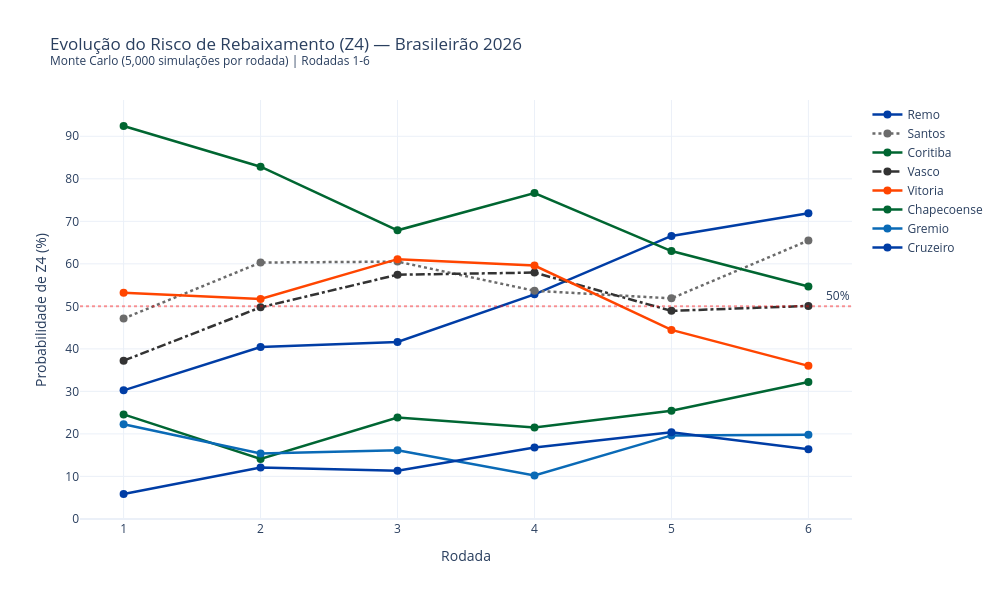

The notebook cell saved with this chart:
### Code cell
# === GRÁFICO 2: EVOLUÇÃO DO RISCO DE REBAIXAMENTO ===

top_z4 = sorted(times_2026, key=lambda t: evolucao[t]['z4'][-1], reverse=True)[:8]
top_z4 = [t for t in top_z4 if evolucao[t]['z4'][-1] > 5]

fig_z4 = go.Figure()
for time in top_z4:
    fig_z4.add_trace(go.Scatter(
        x=rodadas_simuladas,
        y=evolucao[time]['z4'],
        mode='lines+markers',
        name=time,
        line=dict(color=cores_times.get(time, '#888'), width=2.5,
                  dash=dash_times.get(time, 'solid')),
        marker=dict(size=8),
        hovertemplate=f'{time}<br>Rodada %{{x}}<br>Risco Z4: %{{y:.1f}}%<extra></extra>'
    ))

# Linha de referência 50%
fig_z4.add_hline(y=50, line_dash='dot', line_color='red', opacity=0.4,
                 annotation_text='50%')

fig_z4.update_layout(
    title=f'Evolução do Risco de Rebaixamento (Z4) — Brasileirão 2026<br>'
          f'<sup>Monte Carlo ({N_SIMULACOES:,} simulações por rodada) | Rodadas 1-{rodada_max}</sup>',
    xaxis_title='Rodada',
    yaxis_title='Probabilidade de Z4 (%)',
    template='plotly_white',
    width=1000, height=600,
    xaxis=dict(dtick=1),
    hovermode='x unified',
    legend=dict(x=1.02, y=1)
)

fig_z4.show()
path = '../charts/evolucao_z4.html'
fig_z4.write_html(path, include_plotlyjs='cdn')

# Adiciona descrição estatística
_desc = "Evolução da probabilidade de rebaixamento (Z4) por rodada via Monte Carlo, com linha de referência em 50% para identificar times em zona crítica."
with open(path) as f:
    html = f.read()
html = html.replace('<div>', f'<p style="text-align:center;color:#666;font-size:13px;font-family:sans-serif;margin:8px 0 0 0;">{_desc}</p>\n<div>', 1)
with open(path, 'w') as f:
    f.write(html)

print('Gráfico exportado: charts/evolucao_z4.html')

### Figure 1 — Plotly figure (JSON) as saved in the notebook; plotly's stock layout.template omitted (floating-point values rounded to 4 significant figures)
{"data": [{"hovertemplate": "Remo<br>Rodada %{x}<br>Risco Z4: %{y:.1f}%<extra></extra>", "line": {"color": "#003DA5", "dash": "solid", "width": 2.5}, "marker": {"size": 8}, "mode": "lines+markers", "name": "Remo", "type": "scatter", "x": [1, 2, 3, 4, 5, 6], "y": [30.24, 40.42, 41.62, 52.82, 66.56, 71.92]}, {"hovertemplate": "Santos<br>Rodada %{x}<br>Risco Z4: %{y:.1f}%<extra></extra>", "line": {"color": "#6B6B6B", "dash": "dot", "width": 2.5}, "marker": {"size": 8}, "mode": "lines+markers", "name": "Santos", "type": "scatter", "x": [1, 2, 3, 4, 5, 6], "y": [47.14, 60.3, 60.52, 53.66, 51.88, 65.48]}, {"hovertemplate": "Coritiba<br>Rodada %{x}<br>Risco Z4: %{y:.1f}%<extra></extra>", "line": {"color": "#006631", "dash": "solid", "width": 2.5}, "marker": {"size": 8}, "mode": "lines+markers", "name": "Coritiba", "type": "scatter", "x": [1, 2, 3, 4, 5, 6], "y": [92.42, 82.84, 67.88, 76.66, 63.0, 54.66]}, {"hovertemplate": "Vasco<br>Rodada %{x}<br>Risco Z4: %{y:.1f}%<extra></extra>", "line": {"color": "#333333", "dash": "dashdot", "width": 2.5}, "marker": {"size": 8}, "mode": "lines+markers", "name": "Vasco", "type": "scatter", "x": [1, 2, 3, 4, 5, 6], "y": [37.22, 49.76, 57.44, 57.94, 48.94, 50.1]}, {"hovertemplate": "Vitoria<br>Rodada %{x}<br>Risco Z4: %{y:.1f}%<extra></extra>", "line": {"color": "#FF4500", "dash": "solid", "width": 2.5}, "marker": {"size": 8}, "mode": "lines+markers", "name": "Vitoria", "type": "scatter", "x": [1, 2, 3, 4, 5, 6], "y": [53.22, 51.72, 61.1, 59.6, 44.46, 36.0]}, {"hovertemplate": "Chapecoense<br>Rodada %{x}<br>Risco Z4: %{y:.1f}%<extra></extra>", "line": {"color": "#006633", "dash": "solid", "width": 2.5}, "marker": {"size": 8}, "mode": "lines+markers", "name": "Chapecoense", "type": "scatter", "x": [1, 2, 3, 4, 5, 6], "y": [24.58, 14.1, 23.84, 21.52, 25.46, 32.2]}, {"hovertemplate": "Gremio<br>Rodada %{x}<br>Risco Z4: %{y:.1f}%<extra></extra>", "line": {"color": "#0A6AB6", "dash": "solid", "width": 2.5}, "marker": {"size": 8}, "mode": "lines+markers", "name": "Gremio", "type": "scatter", "x": [1, 2, 3, 4, 5, 6], "y": [22.28, 15.38, 16.16, 10.24, 19.64, 19.82]}, {"hovertemplate": "Cruzeiro<br>Rodada %{x}<br>Risco Z4: %{y:.1f}%<extra></extra>", "line": {"color": "#003DA5", "dash": "solid", "width": 2.5}, "marker": {"size": 8}, "mode": "lines+markers", "name": "Cruzeiro", "type": "scatter", "x": [1, 2, 3, 4, 5, 6], "y": [5.86, 12.1, 11.32, 16.82, 20.38, 16.38]}], "layout": {"annotations": [{"showarrow": false, "text": "50%", "x": 1, "xanchor": "right", "xref": "x domain", "y": 50, "yanchor": "bottom", "yref": "y"}], "height": 600, "hovermode": "x unified", "legend": {"x": 1.02, "y": 1}, "shapes": [{"line": {"color": "red", "dash": "dot"}, "opacity": 0.4, "type": "line", "x0": 0, "x1": 1, "xref": "x domain", "y0": 50, "y1": 50, "yref": "y"}], "title": {"text": "Evolução do Risco de Rebaixamento (Z4) — Brasileirão 2026<br><sup>Monte Carlo (5,000 simulações por rodada) | Rodadas 1-6</sup>"}, "width": 1000, "xaxis": {"dtick": 1, "title": {"text": "Rodada"}}, "yaxis": {"title": {"text": "Probabilidade de Z4 (%)"}}}}
